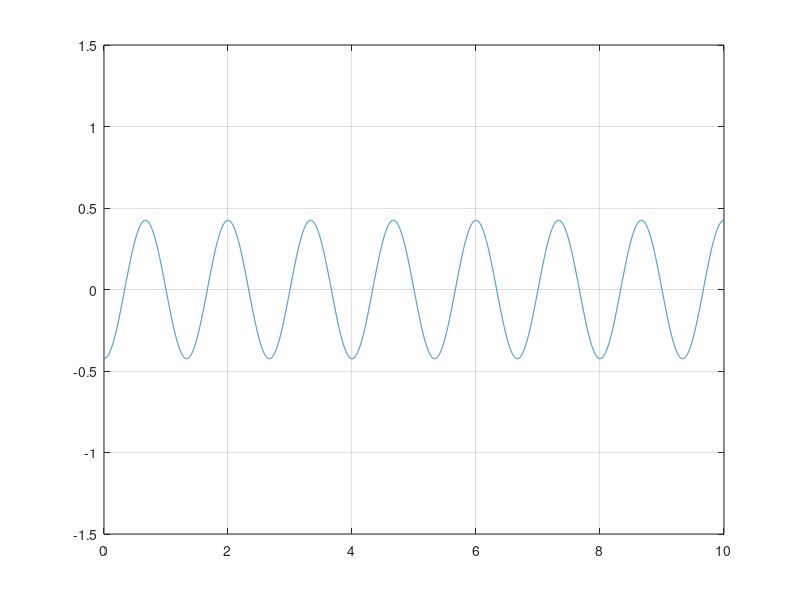

This figure's MATLAB source: (Note: this script raises an error after producing the figure.)
close all;
clear all;
clc;
t=0:0.001:10;
N=input('Numero de armonicos= ');
A0=(0);
T = 4;
Wo = pi/2;
x3=A0*ones(1, length(t));
x5=A0*ones(1, length(t));
for k=1:2:N 
        FactorAk = cos(k * Wo * t);
        FactorBk = sin(k * Wo * t);
        Ak=(sin(2*pi*k) + 2*sin((pi*k)/2) - 2*sin((3*pi*k)/2))/(k*pi);
        Bk=-(64*sin((pi*k)/4)^4*(2*sin((pi*k)/4)^4 - 3*sin((pi*k)/4)^2 + 1))/(k*pi);
        if(k==3)
            x3=x3+(Ak*FactorAk+Bk*FactorBk);
            plot(t,x3),axis([0, 10, -1.5, 1.5]),grid on;
            title("Armonicos ",k);
            ylabel("Amplitud");
            xlabel("Tiempo");
        elseif(k==5)
            figure
            x5=x5+(Ak*FactorAk+Bk*FactorBk);
            plot(t,x5),axis([0, 10, -1.5, 1.5]),grid on;
            title("Armonicos ",k);
            ylabel("Amplitud");
            xlabel("Tiempo");

           figure
           plot(t,x3+x5),axis([0, 10, -1.5, 1.5]),grid on;
           title("Armonicos 3 + 5");
           ylabel("Amplitud");
           xlabel("Tiempo");
        end
       % F(k)=getframe;
end
%Simulacion armonicos 3 y 5 como entrada 
Num=[1];
Den=[1 3];
G=tf(Num,Den);
u=x3+x5;
figure
Si=lsim(G,u,t);
plot(t,Si,'r',"LineWidth",2),grid on,hold on;
plot(t,u,'g',"LineWidth",2),grid on,hold on;
legend("Respuesta del sistema","Señal entrada");
ylabel("Amplitud");
xlabel("Tiempo");
